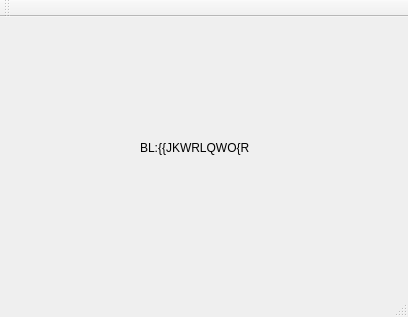
<?xml version="1.0" encoding="UTF-8"?>
<ui version="4.0">
 <class>Dialog</class>
 <widget class="QMainWindow" name="Dialog">
  <property name="geometry">
   <rect>
    <x>0</x>
    <y>0</y>
    <width>408</width>
    <height>317</height>
   </rect>
  </property>
  <property name="windowTitle">
   <string>MainWindow</string>
  </property>
  <widget class="QWidget" name="centralwidget">
   <widget class="QLabel" name="label">
    <property name="geometry">
     <rect>
      <x>140</x>
      <y>80</y>
      <width>201</width>
      <height>101</height>
     </rect>
    </property>
    <property name="text">
     <string>BL:{{JKWRLQWO{R</string>
    </property>
   </widget>
  </widget>
  <widget class="QMenuBar" name="menubar">
   <property name="geometry">
    <rect>
     <x>0</x>
     <y>0</y>
     <width>408</width>
     <height>22</height>
    </rect>
   </property>
  </widget>
  <widget class="QStatusBar" name="statusbar"/>
  <widget class="QToolBar" name="toolBar">
   <property name="windowTitle">
    <string>toolBar</string>
   </property>
   <attribute name="toolBarArea">
    <enum>TopToolBarArea</enum>
   </attribute>
   <attribute name="toolBarBreak">
    <bool>false</bool>
   </attribute>
  </widget>
 </widget>
 <resources/>
 <connections/>
</ui>
